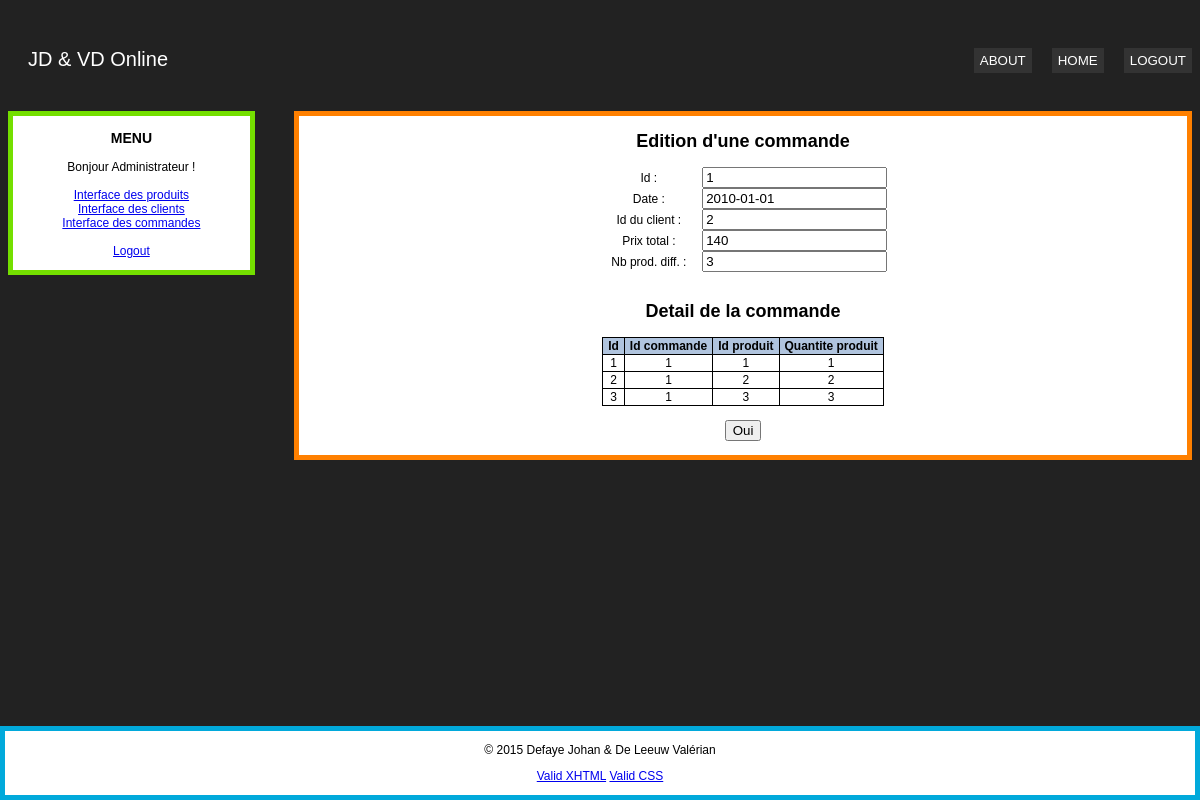
Page /edition_command.php?id=1 (signed in) on the committed database.
### tables this page shows
CREATE TABLE IF NOT EXISTS `command` (
  `co_id` int(11) NOT NULL AUTO_INCREMENT,
  `co_date` date NOT NULL,
  `co_cu_id` int(11) NOT NULL,
  `co_total_price` float NOT NULL,
  `co_nb_cmdlines` int(11) NOT NULL,
  PRIMARY KEY (`co_id`),
  KEY `co_date` (`co_date`,`co_cu_id`)
);

CREATE TABLE IF NOT EXISTS `commprod` (
  `cp_id` int(11) NOT NULL AUTO_INCREMENT,
  `cp_co_id` int(11) NOT NULL,
  `cp_pr_id` int(11) NOT NULL,
  `cp_qty` int(11) NOT NULL,
  PRIMARY KEY (`cp_id`),
  KEY `cp_co_id` (`cp_co_id`,`cp_pr_id`)
);

### edition_command.php (the view, shortened to what this page needs)
<?php
require_once('view/document.php');
$url='http://'.$_SERVER['HTTP_HOST'].'/jdvd/controller/controller_command.php?action=update';
$pdo = new PDO("mysql:host=localhost;dbname=jdvdbd","jdvdbd", "jdvdbd");
$requete=$pdo->query('SELECT * FROM command WHERE co_id ='.$pdo->quote($_GET['id'], PDO::PARAM_INT).';');
$record=$requete->fetch(PDO::FETCH_NUM);
?>
<form action="<?php echo $url?>" method="post">
	<label for="co_id">Id : </label>
		<input type="text" name="co_id" value="<?php echo "$record[0]" ?>" readonly><br/>
    <label for="co_date">Date : </label>
		<input type="text" name="co_date" value="<?php echo "$record[1]" ?>" readonly><br/>
    <label for="co_cu_id">Id du client : </label>
        <input type="text" name="co_cu_id" value="<?php echo "$record[2]" ?>" ><br/>
    <label for="co_total_price">Prix total : </label>
        <input type="text" name="co_total_price" value="<?php echo "$record[3]" ?>"><br/>
    <label for="co_nb_cmdlines">Nb prod. diff. : </label>
        <input type="text" name="co_nb_cmdlines" value="<?php echo "$record[4]" ?>" readonly><br/>
	<br/>
<?php
$requete=$pdo->query("SELECT * FROM commprod WHERE cp_co_id =".$pdo->quote($record[0], PDO::PARAM_INT).";");
$tableau=$requete->fetch(PDO::FETCH_NUM);
?>
<h2>Detail de la commande</h2>
<table>
	<tr>
		<th>Id</th>
		<th>Id commande</th>
		<th>Id produit</th>
		<th>Quantite produit</th>
	</tr>
<?php
do{ ?>
	<tr>
		<td> <?php echo "$tableau[0]"; ?> </td>
		<td> <?php echo "$tableau[1]"; ?> </td>
		<td> <?php echo "$tableau[2]"; ?> </td>
		<td> <?php echo "$tableau[3]"; ?> </td>
	</tr>
<?php }while($tableau=$requete->fetch(PDO::FETCH_NUM));
echo "</table> \n";
echo "<br/> \n" ;
?>
<input type="submit" value="Oui">
</form>
<br/>

### css/global.css (style rules this page uses)
body { font:12px Arial; background-color:#222; }
table { border-collapse:collapse; margin-left:auto; margin-right:auto; }
td { padding-left:5px; padding-right:5px; border:1px solid black; }
th { padding-left:5px; padding-right:5px; border:1px solid black; background-color:#B0C4DE; }
label { display:inline-block; width: 100px; margin-left:auto; margin-right:auto; }

### rows in the picture
command: co_id "1", co_date "2010-01-01", co_cu_id "2", co_total_price "140", co_nb_cmdlines "3"
commprod: cp_id "1", cp_co "1", cp_pr "1", cp_qty "1"
commprod: cp_id "2", cp_co "1", cp_pr "2", cp_qty "2"
commprod: cp_id "3", cp_co "1", cp_pr "3", cp_qty "3"

### other values in the picture
$title "Edition d'une commande"
